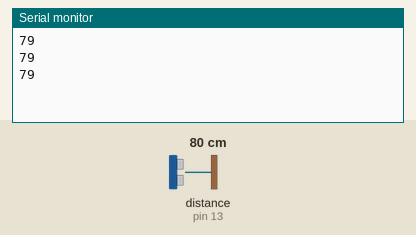
Recording of a sketch running on a simulated Arduino Uno, built with avr-gcc and run on an emulated ATmega328P. Shown: the last lines printed to the serial monitor. Wiring (inferred from the names in the program): ultrasonic range finder: trigger pin 12; echo pin 13. The test bench sets the inputs (shaded band); at power-on: distance to the obstacle (sensor on pin 13) 80 cm. The echo pulse lasts 58.3 µs per cm.

Above: at 1.3 s.
1.4 s: distance to the obstacle (sensor on pin 13) set to 2 cm
At 1.9 s:
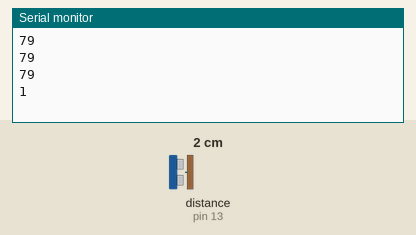
2.9 s: distance to the obstacle (sensor on pin 13) set to 4 cm
At 3.4 s:
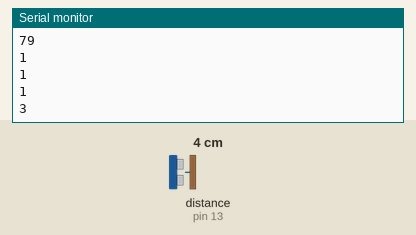
Timing chart, 0 to 5.9 s (numbered marks = the images above; inputs shaded):
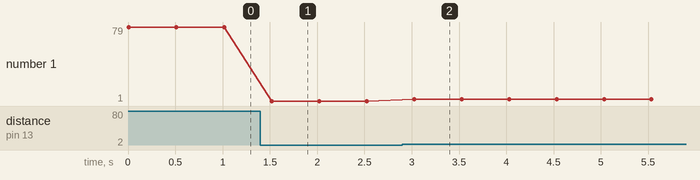

Measured:
- after the input at 1.4 s, the serial monitor: prints a new line after 0.12 s (image 1)
- after the input at 2.9 s, the serial monitor: prints a new line after 0.13 s (image 2)
- plotted number 1: 79 → 1 after the input at 1.4 s, 1 → 3 after the input at 2.9 s

The sketch:

Proyecto4_5_Modulo_WIFI.ino
```cpp
int TRIG = 12;      //Defino trigger en pin D6 que es el 12.
int ECO = 13;      // echo en pin D7 que es el 13.

int DURACION; //Crear las variables para luego calcularlas
int DISTANCIA;


void setup() {
  pinMode(TRIG, OUTPUT);  // trigger como salida
  pinMode(ECO, INPUT);    // echo como entrada
  Serial.begin(9600);     // inicializacion de comunicacion serial a 115200 bps

}

void loop() {
  digitalWrite(TRIG, HIGH);     // generacion del pulso a enviar
  delay(1);                     // al pin conectado al trigger
  digitalWrite(TRIG, LOW);      // del sensor

  DURACION = pulseIn(ECO, HIGH);  // con funcion pulseIn se espera un pulso
                                  // alto en Echo. Devuelve un tiempo en microsegundos

  DISTANCIA = DURACION / 58.2;    // distancia medida en centimetros
                                  //valor especificado por el fabricante

  Serial.println(DISTANCIA);
                      // envio de valor de distancia por monitor serial
  delay(500);       // demora entre datos para mejor visualización
}
```
